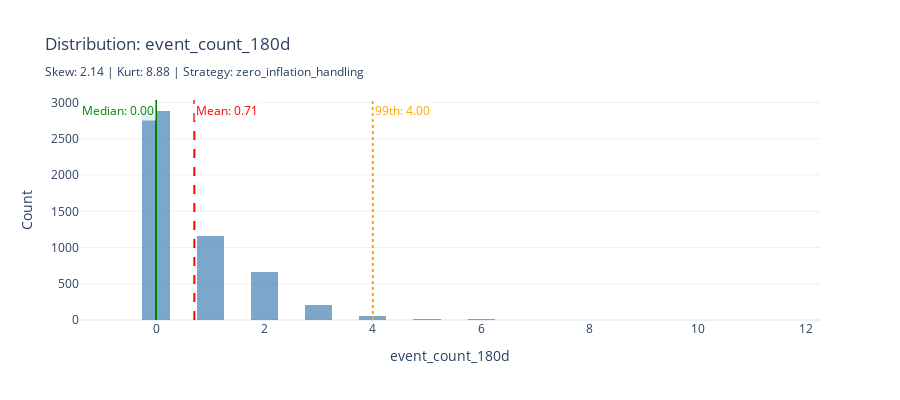
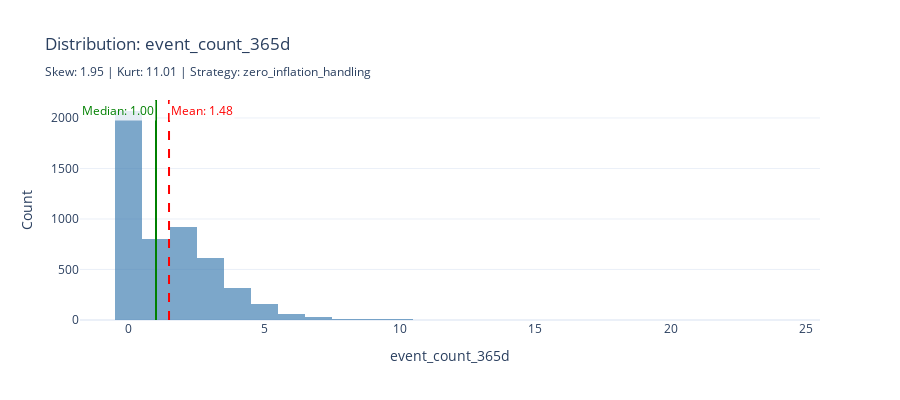
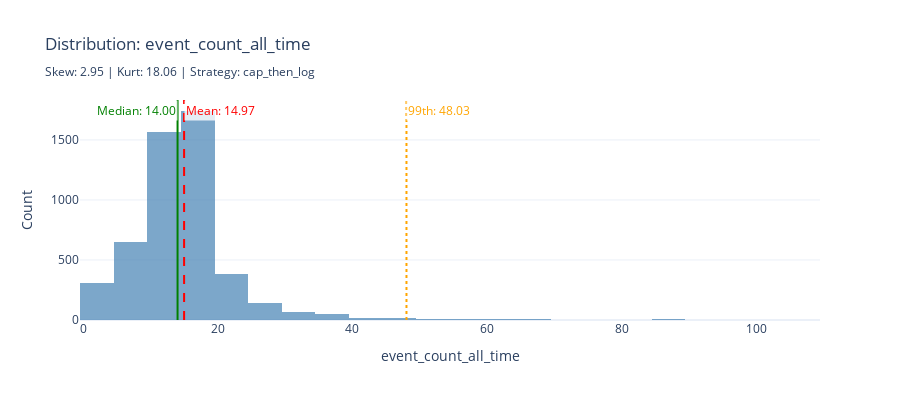
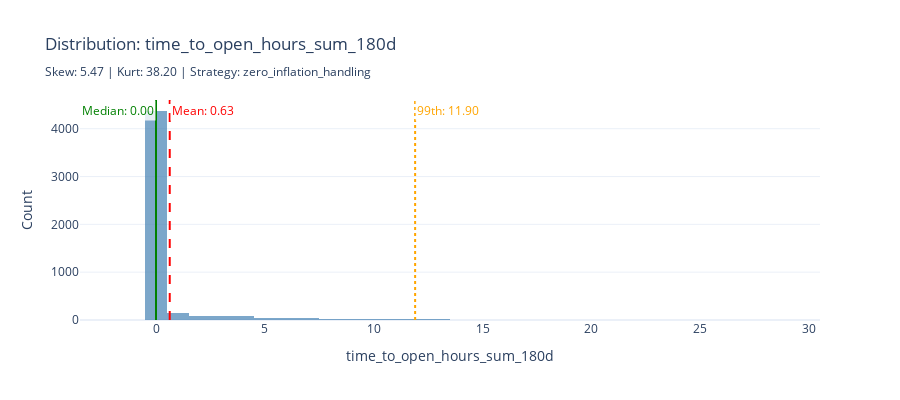

The notebook cell these images were saved under, in order:
### Markdown cell above
## 2.4 Numeric Columns Analysis

**📖 How to Interpret These Charts:**
- **Red dashed line** = Mean (sensitive to outliers)
- **Green solid line** = Median (robust to outliers)
- **Large gap between mean and median** = Skewed distribution
- **Long right tail** = Positive skew (common in count/amount data)

**📖 Understanding Distribution Metrics**

| Metric | Interpretation | Action |
|--------|---------------|--------|
| **Skewness** | Measures asymmetry | \|skew\| > 1: Consider log transform |
| **Kurtosis** | Measures tail heaviness | kurt > 10: Cap outliers before transform |
| **Zero %** | Percentage of zeros | > 40%: Use zero-inflation handling |

**📖 Transformation Decision Tree:**
1. If zeros > 40% → Create binary indicator + log(non-zeros)
2. If \|skewness\| > 1 AND kurtosis > 10 → Cap then log
3. If \|skewness\| > 1 → Log transform
4. If kurtosis > 10 → Cap outliers only
5. Otherwise → Standard scaling is sufficient

### Code cell
# Use framework's DistributionAnalyzer for comprehensive analysis
analyzer = DistributionAnalyzer()

numeric_cols = [
    name for name, col in findings.columns.items()
    if col.inferred_type in [ColumnType.NUMERIC_CONTINUOUS, ColumnType.NUMERIC_DISCRETE]
    and name not in TEMPORAL_METADATA_COLS
]

# Analyze all numeric columns using the framework
analyses = analyzer.analyze_dataframe(df, numeric_cols)
recommendations = {col: analyzer.recommend_transformation(analysis) 
                   for col, analysis in analyses.items()}

for col_name in numeric_cols:
    col_info = findings.columns[col_name]
    analysis = analyses.get(col_name)
    rec = recommendations.get(col_name)
    
    print(f"\n{'='*70}")
    print(f"Column: {col_name}")
    print(f"Type: {col_info.inferred_type.value} (Confidence: {col_info.confidence:.0%})")
    print(f"-" * 70)
    
    if analysis:
        print(f"📊 Distribution Statistics:")
        print(f"   Mean: {analysis.mean:.3f}  |  Median: {analysis.median:.3f}  |  Std: {analysis.std:.3f}")
        print(f"   Range: [{analysis.min_value:.3f}, {analysis.max_value:.3f}]")
        print(f"   Percentiles: 1%={analysis.percentiles['p1']:.3f}, 25%={analysis.q1:.3f}, 75%={analysis.q3:.3f}, 99%={analysis.percentiles['p99']:.3f}")
        print(f"\n📈 Shape Analysis:")
        skew_label = '(Right-skewed)' if analysis.skewness > 0.5 else '(Left-skewed)' if analysis.skewness < -0.5 else '(Symmetric)'
        print(f"   Skewness: {analysis.skewness:.2f} {skew_label}")
        kurt_label = '(Heavy tails/outliers)' if analysis.kurtosis > 3 else '(Light tails)'
        print(f"   Kurtosis: {analysis.kurtosis:.2f} {kurt_label}")
        print(f"   Zeros: {analysis.zero_count:,} ({analysis.zero_percentage:.1f}%)")
        print(f"   Outliers (IQR): {analysis.outlier_count_iqr:,} ({analysis.outlier_percentage:.1f}%)")
        
        if rec:
            print(f"\n🔧 Recommended Transformation: {rec.recommended_transform.value}")
            print(f"   Reason: {rec.reason}")
            print(f"   Priority: {rec.priority}")
            if rec.warnings:
                for warn in rec.warnings:
                    print(f"   ⚠️ {warn}")
    
    # Create enhanced histogram with Plotly
    data = df[col_name].dropna()
    fig = go.Figure()
    
    fig.add_trace(go.Histogram(x=data, nbinsx=50, name='Distribution',
                                marker_color='steelblue', opacity=0.7))
    
    # Calculate mean and median
    mean_val = data.mean()
    median_val = data.median()
    
    # Position labels on opposite sides (left/right) to avoid overlap
    # The larger value gets right-justified, smaller gets left-justified
    mean_position = "top right" if mean_val >= median_val else "top left"
    median_position = "top left" if mean_val >= median_val else "top right"
    
    # Add mean line
    fig.add_vline(
        x=mean_val, 
        line_dash="dash", 
        line_color="red",
        annotation_text=f"Mean: {mean_val:.2f}",
        annotation_position=mean_position,
        annotation_font_color="red",
        annotation_bgcolor="rgba(255,255,255,0.8)"
    )
    
    # Add median line
    fig.add_vline(
        x=median_val, 
        line_dash="solid", 
        line_color="green",
        annotation_text=f"Median: {median_val:.2f}",
        annotation_position=median_position,
        annotation_font_color="green",
        annotation_bgcolor="rgba(255,255,255,0.8)"
    )
    
    # Add 99th percentile marker if there are outliers
    if analysis and analysis.outlier_percentage > 5:
        fig.add_vline(x=analysis.percentiles['p99'], line_dash="dot", line_color="orange",
                      annotation_text=f"99th: {analysis.percentiles['p99']:.2f}",
                      annotation_position="top right",
                      annotation_font_color="orange",
                      annotation_bgcolor="rgba(255,255,255,0.8)")
    
    transform_label = rec.recommended_transform.value if rec else "none"
    fig.update_layout(
        title=f"Distribution: {col_name}<br><sub>Skew: {analysis.skewness:.2f} | Kurt: {analysis.kurtosis:.2f} | Strategy: {transform_label}</sub>",
        xaxis_title=col_name,
        yaxis_title="Count",
        template='plotly_white',
        height=400
    )
    display_figure(fig)

### Figure 1 — Plotly figure (JSON) as saved in the notebook; plotly's stock layout.template omitted (floating-point values rounded to 4 significant figures; data arrays with more than 128 entries replaced by an {"elided": "..."} marker saying what was removed)
{"data": [{"marker": {"color": "steelblue"}, "name": "Distribution", "nbinsx": 50, "opacity": 0.7, "type": "histogram", "x": {"elided": "4998 int values"}}], "layout": {"annotations": [{"bgcolor": "rgba(255,255,255,0.8)", "font": {"color": "red"}, "showarrow": false, "text": "Mean: 0.71", "x": 0.7073, "xanchor": "left", "xref": "x", "y": 1, "yanchor": "top", "yref": "y domain"}, {"bgcolor": "rgba(255,255,255,0.8)", "font": {"color": "green"}, "showarrow": false, "text": "Median: 0.00", "x": 0, "xanchor": "right", "xref": "x", "y": 1, "yanchor": "top", "yref": "y domain"}, {"bgcolor": "rgba(255,255,255,0.8)", "font": {"color": "orange"}, "showarrow": false, "text": "99th: 4.00", "x": 4, "xanchor": "left", "xref": "x", "y": 1, "yanchor": "top", "yref": "y domain"}], "height": 400, "shapes": [{"line": {"color": "red", "dash": "dash"}, "type": "line", "x0": 0.7073, "x1": 0.7073, "xref": "x", "y0": 0, "y1": 1, "yref": "y domain"}, {"line": {"color": "green", "dash": "solid"}, "type": "line", "x0": 0, "x1": 0, "xref": "x", "y0": 0, "y1": 1, "yref": "y domain"}, {"line": {"color": "orange", "dash": "dot"}, "type": "line", "x0": 4, "x1": 4, "xref": "x", "y0": 0, "y1": 1, "yref": "y domain"}], "title": {"text": "Distribution: event_count_180d<br><sub>Skew: 2.14 | Kurt: 8.88 | Strategy: zero_inflation_handling</sub>"}, "xaxis": {"title": {"text": "event_count_180d"}}, "yaxis": {"title": {"text": "Count"}}}}

### Figure 2 — Plotly figure (JSON) as saved in the notebook; plotly's stock layout.template omitted (floating-point values rounded to 4 significant figures; data arrays with more than 128 entries replaced by an {"elided": "..."} marker saying what was removed)
{"data": [{"marker": {"color": "steelblue"}, "name": "Distribution", "nbinsx": 50, "opacity": 0.7, "type": "histogram", "x": {"elided": "4998 int values"}}], "layout": {"annotations": [{"bgcolor": "rgba(255,255,255,0.8)", "font": {"color": "red"}, "showarrow": false, "text": "Mean: 1.48", "x": 1.481, "xanchor": "left", "xref": "x", "y": 1, "yanchor": "top", "yref": "y domain"}, {"bgcolor": "rgba(255,255,255,0.8)", "font": {"color": "green"}, "showarrow": false, "text": "Median: 1.00", "x": 1, "xanchor": "right", "xref": "x", "y": 1, "yanchor": "top", "yref": "y domain"}], "height": 400, "shapes": [{"line": {"color": "red", "dash": "dash"}, "type": "line", "x0": 1.481, "x1": 1.481, "xref": "x", "y0": 0, "y1": 1, "yref": "y domain"}, {"line": {"color": "green", "dash": "solid"}, "type": "line", "x0": 1, "x1": 1, "xref": "x", "y0": 0, "y1": 1, "yref": "y domain"}], "title": {"text": "Distribution: event_count_365d<br><sub>Skew: 1.95 | Kurt: 11.01 | Strategy: zero_inflation_handling</sub>"}, "xaxis": {"title": {"text": "event_count_365d"}}, "yaxis": {"title": {"text": "Count"}}}}

### Figure 3 — Plotly figure (JSON) as saved in the notebook; plotly's stock layout.template omitted (floating-point values rounded to 4 significant figures; data arrays with more than 128 entries replaced by an {"elided": "..."} marker saying what was removed)
{"data": [{"marker": {"color": "steelblue"}, "name": "Distribution", "nbinsx": 50, "opacity": 0.7, "type": "histogram", "x": {"elided": "4998 int values"}}], "layout": {"annotations": [{"bgcolor": "rgba(255,255,255,0.8)", "font": {"color": "red"}, "showarrow": false, "text": "Mean: 14.97", "x": 14.97, "xanchor": "left", "xref": "x", "y": 1, "yanchor": "top", "yref": "y domain"}, {"bgcolor": "rgba(255,255,255,0.8)", "font": {"color": "green"}, "showarrow": false, "text": "Median: 14.00", "x": 14, "xanchor": "right", "xref": "x", "y": 1, "yanchor": "top", "yref": "y domain"}, {"bgcolor": "rgba(255,255,255,0.8)", "font": {"color": "orange"}, "showarrow": false, "text": "99th: 48.03", "x": 48.03, "xanchor": "left", "xref": "x", "y": 1, "yanchor": "top", "yref": "y domain"}], "height": 400, "shapes": [{"line": {"color": "red", "dash": "dash"}, "type": "line", "x0": 14.97, "x1": 14.97, "xref": "x", "y0": 0, "y1": 1, "yref": "y domain"}, {"line": {"color": "green", "dash": "solid"}, "type": "line", "x0": 14, "x1": 14, "xref": "x", "y0": 0, "y1": 1, "yref": "y domain"}, {"line": {"color": "orange", "dash": "dot"}, "type": "line", "x0": 48.03, "x1": 48.03, "xref": "x", "y0": 0, "y1": 1, "yref": "y domain"}], "title": {"text": "Distribution: event_count_all_time<br><sub>Skew: 2.95 | Kurt: 18.06 | Strategy: cap_then_log</sub>"}, "xaxis": {"title": {"text": "event_count_all_time"}}, "yaxis": {"title": {"text": "Count"}}}}

### Figure 4 — Plotly figure (JSON) as saved in the notebook; plotly's stock layout.template omitted (floating-point values rounded to 4 significant figures; data arrays with more than 128 entries replaced by an {"elided": "..."} marker saying what was removed)
{"data": [{"marker": {"color": "steelblue"}, "name": "Distribution", "nbinsx": 50, "opacity": 0.7, "type": "histogram", "x": {"elided": "4998 float values"}}], "layout": {"annotations": [{"bgcolor": "rgba(255,255,255,0.8)", "font": {"color": "red"}, "showarrow": false, "text": "Mean: 0.63", "x": 0.6307, "xanchor": "left", "xref": "x", "y": 1, "yanchor": "top", "yref": "y domain"}, {"bgcolor": "rgba(255,255,255,0.8)", "font": {"color": "green"}, "showarrow": false, "text": "Median: 0.00", "x": 0, "xanchor": "right", "xref": "x", "y": 1, "yanchor": "top", "yref": "y domain"}, {"bgcolor": "rgba(255,255,255,0.8)", "font": {"color": "orange"}, "showarrow": false, "text": "99th: 11.90", "x": 11.9, "xanchor": "left", "xref": "x", "y": 1, "yanchor": "top", "yref": "y domain"}], "height": 400, "shapes": [{"line": {"color": "red", "dash": "dash"}, "type": "line", "x0": 0.6307, "x1": 0.6307, "xref": "x", "y0": 0, "y1": 1, "yref": "y domain"}, {"line": {"color": "green", "dash": "solid"}, "type": "line", "x0": 0, "x1": 0, "xref": "x", "y0": 0, "y1": 1, "yref": "y domain"}, {"line": {"color": "orange", "dash": "dot"}, "type": "line", "x0": 11.9, "x1": 11.9, "xref": "x", "y0": 0, "y1": 1, "yref": "y domain"}], "title": {"text": "Distribution: time_to_open_hours_sum_180d<br><sub>Skew: 5.47 | Kurt: 38.20 | Strategy: zero_inflation_handling</sub>"}, "xaxis": {"title": {"text": "time_to_open_hours_sum_180d"}}, "yaxis": {"title": {"text": "Count"}}}}
